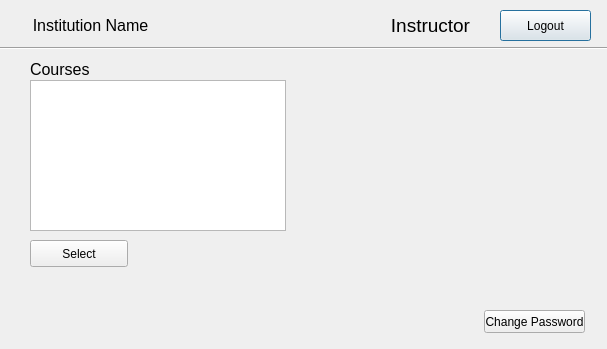
<?xml version="1.0" encoding="UTF-8"?>
<ui version="4.0">
 <class>instructorSelectCourseScreen</class>
 <widget class="QDialog" name="instructorSelectCourseScreen">
  <property name="geometry">
   <rect>
    <x>0</x>
    <y>0</y>
    <width>607</width>
    <height>349</height>
   </rect>
  </property>
  <property name="windowTitle">
   <string>Dialog</string>
  </property>
  <widget class="Line" name="line">
   <property name="geometry">
    <rect>
     <x>0</x>
     <y>40</y>
     <width>611</width>
     <height>16</height>
    </rect>
   </property>
   <property name="orientation">
    <enum>Qt::Horizontal</enum>
   </property>
  </widget>
  <widget class="QLabel" name="label_7">
   <property name="geometry">
    <rect>
     <x>10</x>
     <y>10</y>
     <width>161</width>
     <height>31</height>
    </rect>
   </property>
   <property name="text">
    <string>&lt;html&gt;&lt;head/&gt;&lt;body&gt;&lt;p align=&quot;center&quot;&gt;&lt;span style=&quot; font-size:12pt;&quot;&gt;Institution Name&lt;/span&gt;&lt;/p&gt;&lt;/body&gt;&lt;/html&gt;</string>
   </property>
  </widget>
  <widget class="QLabel" name="label_6">
   <property name="geometry">
    <rect>
     <x>350</x>
     <y>10</y>
     <width>161</width>
     <height>31</height>
    </rect>
   </property>
   <property name="text">
    <string>&lt;html&gt;&lt;head/&gt;&lt;body&gt;&lt;p align=&quot;center&quot;&gt;&lt;span style=&quot; font-size:14pt;&quot;&gt;Instructor&lt;/span&gt;&lt;/p&gt;&lt;/body&gt;&lt;/html&gt;</string>
   </property>
  </widget>
  <widget class="QPushButton" name="pushButton_6">
   <property name="geometry">
    <rect>
     <x>500</x>
     <y>10</y>
     <width>91</width>
     <height>31</height>
    </rect>
   </property>
   <property name="text">
    <string>Logout</string>
   </property>
  </widget>
  <widget class="QPushButton" name="courseSel">
   <property name="geometry">
    <rect>
     <x>30</x>
     <y>240</y>
     <width>98</width>
     <height>27</height>
    </rect>
   </property>
   <property name="text">
    <string>Select</string>
   </property>
  </widget>
  <widget class="QLabel" name="label_4">
   <property name="geometry">
    <rect>
     <x>30</x>
     <y>60</y>
     <width>191</width>
     <height>17</height>
    </rect>
   </property>
   <property name="text">
    <string>&lt;html&gt;&lt;head/&gt;&lt;body&gt;&lt;p&gt;&lt;span style=&quot; font-size:12pt;&quot;&gt;Courses&lt;/span&gt;&lt;/p&gt;&lt;/body&gt;&lt;/html&gt;</string>
   </property>
  </widget>
  <widget class="QListView" name="courseList">
   <property name="geometry">
    <rect>
     <x>30</x>
     <y>80</y>
     <width>256</width>
     <height>151</height>
    </rect>
   </property>
  </widget>
  <widget class="QPushButton" name="pushButton_changePassword">
   <property name="geometry">
    <rect>
     <x>484</x>
     <y>310</y>
     <width>101</width>
     <height>23</height>
    </rect>
   </property>
   <property name="text">
    <string>Change Password</string>
   </property>
  </widget>
  <widget class="QLabel" name="myName">
   <property name="geometry">
    <rect>
     <x>290</x>
     <y>20</y>
     <width>81</width>
     <height>16</height>
    </rect>
   </property>
   <property name="text">
    <string/>
   </property>
  </widget>
 </widget>
 <resources/>
 <connections>
  <connection>
   <sender>courseList</sender>
   <signal>doubleClicked(QModelIndex)</signal>
   <receiver>courseSel</receiver>
   <slot>click()</slot>
   <hints>
    <hint type="sourcelabel">
     <x>87</x>
     <y>128</y>
    </hint>
    <hint type="destinationlabel">
     <x>74</x>
     <y>252</y>
    </hint>
   </hints>
  </connection>
 </connections>
</ui>
